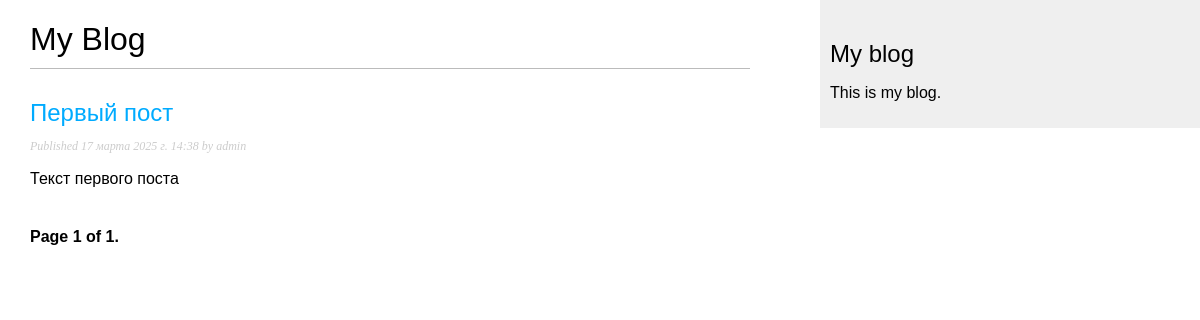
The page /blog/ on the database as committed earlier.
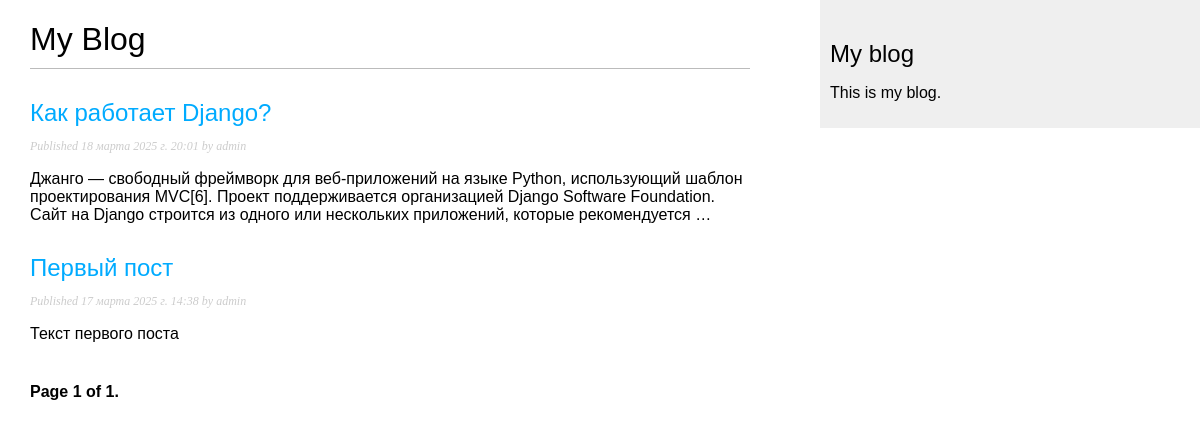
The same page on the database as committed later.
### blog/models.py (models this page shows, shortened)
class Post(models.Model):
    class Status(models.TextChoices):
        DRAFT = 'DF', 'Draft'
        PUBLISHED = 'PB', 'Published'
    title = models.CharField(max_length=250)
    slug = models.SlugField(max_length=250, unique=True)
    author = models.ForeignKey(User,
                               on_delete=models.CASCADE,
                               related_name='blog_posts')
    body = models.TextField()
    publish = models.DateTimeField(default=timezone.now)
    created = models.DateTimeField(auto_now_add=True)
    updated = models.DateTimeField(auto_now=True)
    status = models.CharField(max_length=2,
                              choices=Status.choices,
                              default=Status.DRAFT)
    objects = models.Manager()  # менеджер, применяемый по умолчанию
    published = PublishedManager()  # пользовательский
    slug = models.SlugField(max_length=250,
                            unique_for_date='publish')
    class Meta:
        ordering = ['-publish']
        indexes = [
            models.Index(fields=['-publish']),
        ]
    def get_absolute_url(self):
        return reverse('blog:post_detail',
                       args=[self.publish.year,
                             self.publish.month,
                             self.publish.day,
                             self.slug])

### blog/views.py (the view)
# urls.py: path('', views.PostListView.as_view(), name='post_list'),
class PostListView(ListView):
    queryset = Post.published.all()
    context_object_name = 'posts'
    paginate_by = 3
    template_name = 'blog/post/list.html'

### templates/blog/post/list.html (shortened to what this page needs)
{% extends "blog/base.html" %}
{% block content %}
    <h1>My Blog</h1>
    {% for post in posts %}
        <h2>
            <a href="{{ post.get_absolute_url }}"> {{ post.title }}</a>
        </h2>
        <p class="date">
            Published {{ post.publish }} by {{ post.author }}
        </p>
        {{ post.body|truncatewords:30|linebreaks }}
    {% endfor %}
    {% include "pagination.html" with page=page_obj %}
{% endblock %}

Rows that differ between the two databases and show on the page:
added Post: title "Как работает Django?", publish "18 марта 2025 г. 20:01", author "admin", body "Джанго — свободный фреймворк для веб-приложений на языке Python, использующий шаблон проектирования MVC[6]. Проект поддерживается организацией Django Software Foundation. Сайт на Django строится из одного или нескольких приложений, которые рекомендуется …"
